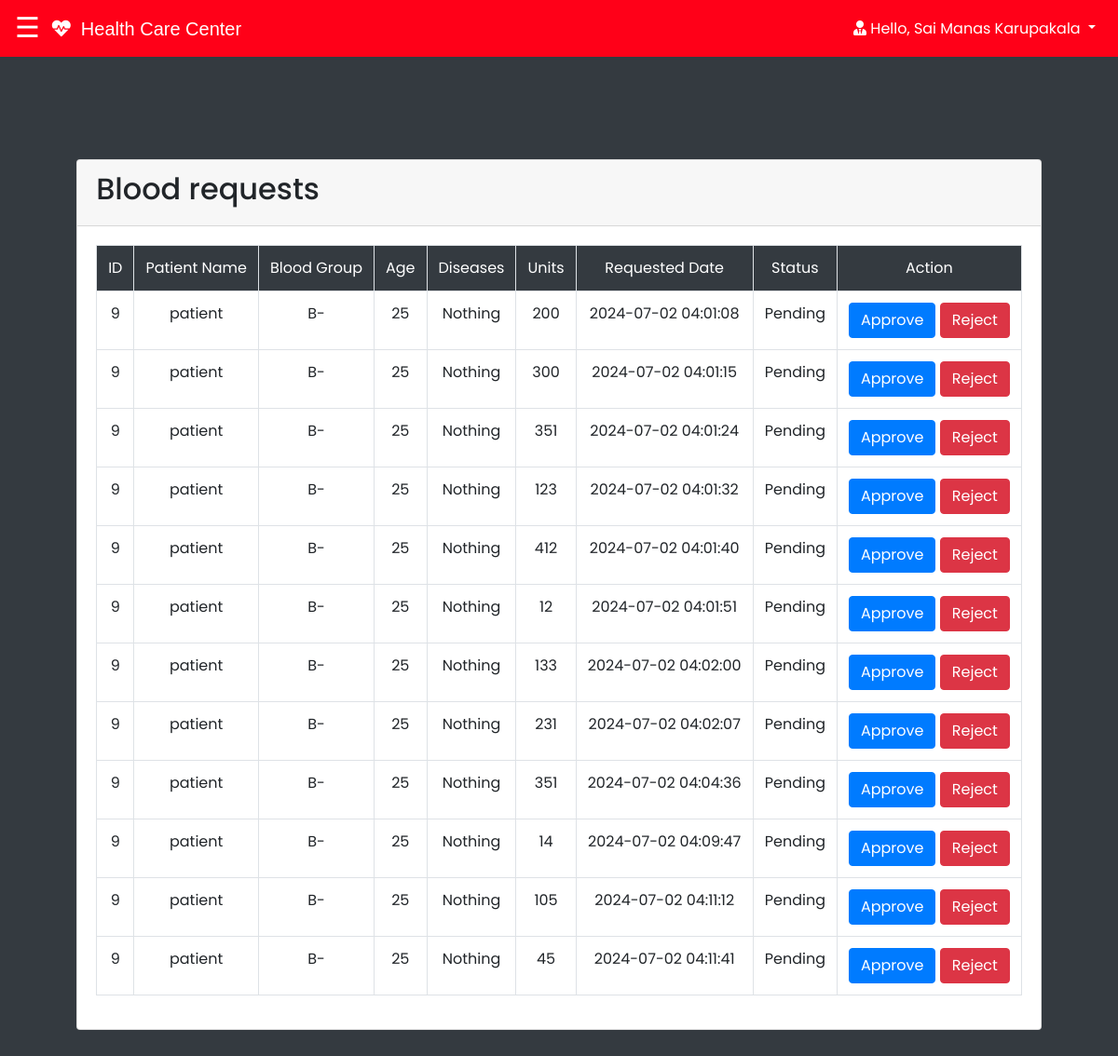
Page /admin/blood_requests.php (signed in) on the committed database.
### tables this page shows
CREATE TABLE `requestshistory` (
  `id` int(255) NOT NULL,
  `blood_group` varchar(255) NOT NULL,
  `diseases` varchar(255) NOT NULL,
  `units` int(255) NOT NULL,
  `date` datetime NOT NULL DEFAULT current_timestamp(),
  `status` varchar(255) NOT NULL DEFAULT 'Pending'
);

CREATE TABLE `user_form` (
  `id` int(11) NOT NULL,
  `name` varchar(255) DEFAULT NULL,
  `email` varchar(255) DEFAULT NULL,
  `age` int(255) DEFAULT NULL,
  `pass` varchar(255) DEFAULT NULL,
  `gender` varchar(255) NOT NULL DEFAULT 'Gender',
  `number` int(255) DEFAULT NULL,
  `BloodGroup` varchar(255) NOT NULL DEFAULT 'blood group',
  `diseases` varchar(255) NOT NULL DEFAULT 'Nothing',
  `address` varchar(255) DEFAULT NULL,
  `user_type` varchar(255) NOT NULL DEFAULT 'Select User Type',
  `date` datetime NOT NULL DEFAULT current_timestamp()
);

### admin/blood_requests.php (the view, shortened to what this page needs)
<?php
@include '../css/navbar.php';
$query = "select uf.id,uf.name,uf.diseases,uf.age,rh.blood_group,rh.units,rh.date,rh.status from user_form uf, requestshistory rh where uf.id=rh.id";
$result = mysqli_query($conn,$query);
?>
<!DOCTYPE html>
<html lang="en">
<head>
    <link rel="stylesheet" href="https://stackpath.bootstrapcdn.com/bootstrap/4.3.1/css/bootstrap.min.css">
    <link rel="stylesheet" href="https://cdnjs.cloudflare.com/ajax/libs/font-awesome/5.14.0/css/all.css">
   <link rel="stylesheet" href="css/style.css">
</head>
<body class="bg-dark">
    <header></header>
    <div class="container">
        <div class="row mt-5">
            <div class="col">
                <div class="card mt-5">
                    <div class="card-header">
                        <h2 class="display-6 text-left"> Blood requests</h2>
                    </div>
                <div class="card-body">
                    <table class="table table-bordered text-center">
                    <tr class="bg-dark text-white">
                    <link rel="stylesheet" href="css/style.css">
                        <td> ID </td>
                        <td> Patient Name </td>
                        <td> Blood Group </td>
                        <td> Age </td>
                        <td> Diseases </td>
                        <td> Units </td>
                        <td> Requested Date </td>
                        <td> Status </td>
                        <td> Action </td>
                    </tr>
                    <tr>
                    <?php
                        while($row = mysqli_fetch_assoc($result))
                        { if( $row['status'] =='Pending')
                            {
                                echo"
                                <tr>
                                    <td>$row[id]</td>
                                    <td>$row[name]</td>
                                    <td>$row[blood_group]</td>
                                    <td>$row[age]</td>
                                    <td>$row[diseases]</td>
                                    <td>$row[units]</td>
                                    <td>$row[date]</td>
                                    <td>$row[status]</td>
                                    <td><a  class='btn btn-primary' href='Brequest_approve.php?id=$row[id]&blood_group=$row[blood_group]&units=$row[units]&date=$row[date]'>Approve</a>
                                    <a  class='btn btn-danger' href='Brequest_reject.php?id=$row[id]&date=$row[date]'>Reject</a></td>
                                </tr>
                                ";
                        }
                    }
                    ?>
</body>
</html>

### css/style.css (style rules this page uses)
* { font-family: 'Poppins', sans-serif; margin:0; padding:0; box-sizing: border-box; outline: none; border:none; text-decoration: none; }
.container { min-height: 100vh; display: flex; align-items: center; justify-content: center; padding:20px; padding-bottom: 60px; }
header { padding-top: 30px; text-align: center; }

### css/sidebar_admin.php (style rules this page uses)
body { font-family: "Lato", sans-serif; }

### admin/blood_requests.php (style rules this page uses)
header { padding: 25px; text-align: center; }
table, td, th { border: 1px solid; }
table { width: 200%; border-collapse: collapse; }

### rows in the picture
requestshistory: id "9", id.name "patient", blood_group "B-", id.age "25", id.diseases "Nothing", units "200", date "2024-07-02 04:01:08", status "Pending"
requestshistory: id "9", id.name "patient", blood_group "B-", id.age "25", id.diseases "Nothing", units "300", date "2024-07-02 04:01:15", status "Pending"
requestshistory: id "9", id.name "patient", blood_group "B-", id.age "25", id.diseases "Nothing", units "351", date "2024-07-02 04:01:24", status "Pending"
requestshistory: id "9", id.name "patient", blood_group "B-", id.age "25", id.diseases "Nothing", units "123", date "2024-07-02 04:01:32", status "Pending"
requestshistory: id "9", id.name "patient", blood_group "B-", id.age "25", id.diseases "Nothing", units "412", date "2024-07-02 04:01:40", status "Pending"
requestshistory: id "9", id.name "patient", blood_group "B-", id.age "25", id.diseases "Nothing", units "12", date "2024-07-02 04:01:51", status "Pending"
requestshistory: id "9", id.name "patient", blood_group "B-", id.age "25", id.diseases "Nothing", units "133", date "2024-07-02 04:02:00", status "Pending"
requestshistory: id "9", id.name "patient", blood_group "B-", id.age "25", id.diseases "Nothing", units "231", date "2024-07-02 04:02:07", status "Pending"
requestshistory: id "9", id.name "patient", blood_group "B-", id.age "25", id.diseases "Nothing", units "351", date "2024-07-02 04:04:36", status "Pending"
requestshistory: id "9", id.name "patient", blood_group "B-", id.age "25", id.diseases "Nothing", units "14", date "2024-07-02 04:09:47", status "Pending"
requestshistory: id "9", id.name "patient", blood_group "B-", id.age "25", id.diseases "Nothing", units "105", date "2024-07-02 04:11:12", status "Pending"
requestshistory: id "9", id.name "patient", blood_group "B-", id.age "25", id.diseases "Nothing", units "45", date "2024-07-02 04:11:41", status "Pending"

### other values in the picture
$regValue "Sai Manas Karupakala"
